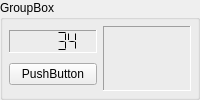
          <widget class="QGroupBox" name="groupBox_12">
           <property name="sizePolicy">
            <sizepolicy hsizetype="Fixed" vsizetype="Fixed">
             <horstretch>0</horstretch>
             <verstretch>0</verstretch>
            </sizepolicy>
           </property>
           <property name="title">
            <string>GroupBox</string>
           </property>
           <layout class="QHBoxLayout" name="horizontalLayout_10">
            <property name="spacing">
             <number>6</number>
            </property>
            <property name="leftMargin">
             <number>6</number>
            </property>
            <property name="topMargin">
             <number>6</number>
            </property>
            <property name="rightMargin">
             <number>6</number>
            </property>
            <property name="bottomMargin">
             <number>6</number>
            </property>
            <item>
             <layout class="QVBoxLayout" name="verticalLayout_34">
              <item>
               <widget class="QLCDNumber" name="lcdNumber_17">
                <property name="sizePolicy">
                 <sizepolicy hsizetype="Minimum" vsizetype="Fixed">
                  <horstretch>0</horstretch>
                  <verstretch>0</verstretch>
                 </sizepolicy>
                </property>
                <property name="frameShape">
                 <enum>QFrame::Panel</enum>
                </property>
                <property name="frameShadow">
                 <enum>QFrame::Sunken</enum>
                </property>
                <property name="midLineWidth">
                 <number>0</number>
                </property>
                <property name="smallDecimalPoint">
                 <bool>false</bool>
                </property>
                <property name="mode">
                 <enum>QLCDNumber::Dec</enum>
                </property>
                <property name="segmentStyle">
                 <enum>QLCDNumber::Flat</enum>
                </property>
                <property name="intValue" stdset="0">
                 <number>34</number>
                </property>
               </widget>
              </item>
              <item>
               <widget class="QPushButton" name="pushButton_17">
                <property name="text">
                 <string>PushButton</string>
                </property>
               </widget>
              </item>
             </layout>
            </item>
            <item>
             <widget class="QFrame" name="verticalFrame_8">
              <property name="frameShape">
               <enum>QFrame::Panel</enum>
              </property>
              <property name="frameShadow">
               <enum>QFrame::Sunken</enum>
              </property>
              <layout class="QVBoxLayout" name="verticalLayout_15">
               <property name="leftMargin">
                <number>2</number>
               </property>
               <property name="topMargin">
                <number>0</number>
               </property>
               <property name="rightMargin">
                <number>2</number>
               </property>
               <property name="bottomMargin">
                <number>0</number>
               </property>
               <item>
                <widget class="QLabel" name="label_15">
                 <property name="sizePolicy">
                  <sizepolicy hsizetype="Minimum" vsizetype="Minimum">
                   <horstretch>0</horstretch>
                   <verstretch>0</verstretch>
                  </sizepolicy>
                 </property>
                 <property name="minimumSize">
                  <size>
                   <width>0</width>
                   <height>0</height>
                  </size>
                 </property>
                 <property name="maximumSize">
                  <size>
                   <width>23</width>
                   <height>23</height>
                  </size>
                 </property>
                 <property name="sizeIncrement">
                  <size>
                   <width>0</width>
                   <height>0</height>
                  </size>
                 </property>
                 <property name="baseSize">
                  <size>
                   <width>0</width>
                   <height>0</height>
                  </size>
                 </property>
                 <property name="text">
                  <string/>
                 </property>
                 <property name="pixmap">
                  <pixmap resource="resources.qrc">:/res/icons8-full-image-40.png</pixmap>
                 </property>
                 <property name="scaledContents">
                  <bool>true</bool>
                 </property>
                 <property name="alignment">
                  <set>Qt::AlignLeading|Qt::AlignLeft|Qt::AlignTop</set>
                 </property>
                 <property name="wordWrap">
                  <bool>false</bool>
                 </property>
                </widget>
               </item>
               <item>
                <widget class="QLabel" name="label_16">
                 <property name="sizePolicy">
                  <sizepolicy hsizetype="Minimum" vsizetype="Minimum">
                   <horstretch>0</horstretch>
                   <verstretch>0</verstretch>
                  </sizepolicy>
                 </property>
                 <property name="maximumSize">
                  <size>
                   <width>23</width>
                   <height>23</height>
                  </size>
                 </property>
                 <property name="text">
                  <string/>
                 </property>
                 <property name="pixmap">
                  <pixmap resource="resources.qrc">:/res/icons8-full-image-40.png</pixmap>
                 </property>
                 <property name="scaledContents">
                  <bool>true</bool>
                 </property>
                 <property name="alignment">
                  <set>Qt::AlignBottom|Qt::AlignLeading|Qt::AlignLeft</set>
                 </property>
                </widget>
               </item>
              </layout>
             </widget>
            </item>
           </layout>
          </widget>
